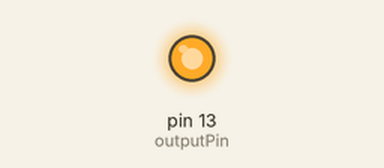
Bench run of a sketch on a simulated Arduino Uno, built with avr-gcc and run on an emulated ATmega328P. On the bench: output pins drawn as LEDs (lit = HIGH).

Above: at 0.1 s.
At 16.9 s:
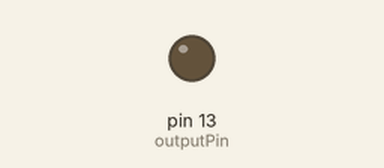
Timing chart, 0 to 19.9 s (numbered marks = the images above):
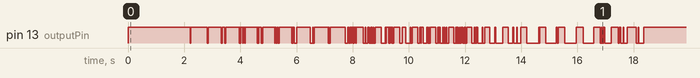

The sketch:

image_tattoo.ino
```cpp
// 32x32pixel = 1024 used bytes in memory (2048 available)

const byte grayscaleValues[] = {1,1,1,1,1,1,1,1,1,1,1,1,1,1,1,1,1,1,1,1,1,1,1,1,1,1,1,1,1,1,1,1,1,1,1,1,1,1,1,1,1,1,1,1,1,1,1,1,1,1,1,1,1,1,1,1,1,1,1,1,1,1,1,1,1,1,1,1,1,1,1,1,1,1,1,1,1,1,1,1,1,1,1,1,1,1,1,1,1,1,1,1,1,1,1,1,1,1,1,1,1,1,1,1,1,1,1,1,1,1,1,0,1,1,1,1,1,1,1,1,1,1,1,1,1,1,1,1,1,1,1,1,1,1,1,1,1,1,1,1,1,0,0,1,1,1,1,1,1,1,1,1,1,1,1,1,1,1,1,1,1,1,1,1,1,1,0,0,1,1,1,1,0,0,1,1,1,1,1,1,1,1,1,1,1,1,1,1,1,1,1,1,1,1,1,1,1,1,0,1,0,1,1,1,0,1,1,1,0,1,1,1,1,1,1,1,1,1,1,1,1,1,1,1,1,1,1,1,1,1,0,1,0,1,1,1,1,0,0,0,1,1,1,1,1,1,1,1,1,1,1,1,1,1,1,1,1,1,1,1,1,0,1,1,0,0,1,0,0,1,1,1,1,1,1,1,1,1,1,1,1,1,1,1,1,1,1,1,1,1,1,0,1,0,1,1,0,0,0,0,1,1,1,1,1,1,1,1,1,1,1,1,1,1,1,1,1,1,1,1,1,1,1,1,0,0,0,0,0,1,0,1,1,1,1,1,1,1,1,1,1,1,1,1,1,1,1,1,1,1,1,1,1,1,1,1,0,1,0,0,1,1,1,1,1,1,1,1,1,1,1,1,1,1,1,1,1,1,1,1,1,1,1,1,1,1,1,0,0,0,0,1,1,0,0,1,0,1,1,1,0,1,0,1,1,0,1,1,1,1,1,1,1,1,1,1,1,1,1,0,0,0,1,0,0,0,0,1,1,0,0,0,1,0,1,0,1,0,0,0,1,1,1,1,1,1,1,1,1,1,1,0,0,0,0,0,0,0,1,0,1,1,1,1,0,1,0,1,1,0,1,0,0,1,1,1,1,1,1,1,1,1,1,1,0,0,0,0,1,1,1,1,1,1,0,0,0,0,0,0,0,0,1,0,0,0,1,1,1,1,1,1,1,1,1,1,0,0,0,1,1,0,1,1,1,0,0,0,0,0,0,0,1,0,0,1,0,0,1,1,1,1,1,1,1,1,1,1,0,0,0,1,1,0,1,1,0,0,0,0,1,0,0,1,0,0,1,0,0,0,0,1,1,1,1,1,1,1,1,1,0,0,0,1,0,1,0,1,0,0,1,0,0,1,1,1,0,0,1,0,1,0,0,1,1,1,1,1,1,1,1,1,0,0,0,0,1,0,0,1,0,1,0,0,0,0,0,0,0,0,1,0,0,0,0,1,1,1,1,1,1,1,1,1,0,0,0,0,0,0,0,0,0,1,0,0,0,0,0,0,0,0,0,0,0,0,0,1,1,1,1,1,1,1,1,1,1,0,0,0,0,0,0,0,0,1,0,0,0,0,0,0,1,0,0,0,0,0,0,1,1,1,1,1,1,1,1,1,1,1,0,0,0,0,0,0,0,0,0,0,0,0,0,0,0,0,0,0,0,0,0,1,0,1,1,1,1,1,1,1,1,1,1,0,0,0,0,0,0,0,0,0,0,0,0,0,0,0,0,0,0,0,1,1,0,0,1,1,1,1,1,1,1,1,1,1,1,0,0,0,0,0,0,0,0,0,0,0,0,0,0,0,0,0,0,0,0,0,1,1,1,1,1,1,1,1,1,1,1,1,0,0,0,0,0,0,0,0,0,0,0,0,0,0,0,0,0,0,0,1,1,1,1,1,1,1,1,1,1,1,0,0,1,0,0,1,0,1,0,0,0,0,0,0,0,0,0,0,0,0,1,1,1,1,1,1,1,1,1,1,1,1,0,0,1,1,1,0,0,0,0,1,0,0,0,0,0,0,1,1,1,1,1,1,1,1,1,1,1,1,1,1,1,1,0,0,0,0,1,0,0,0,0,0,0,0,0,0,1,1,1,1,1,1,1,1,1,1,1,1,1,1,1,1,1,1,1,1,1,1,1,1,1,1,1,1,1,1,1,1,1,1,1,1,1,1,1,1,1,1,1,1,1,1,1,1,1,1,1,1,1,1,1,1,1,1,1,1,1,1,1,1,1,1,1,1,1,1,1,1,1,1,1,1,1,1,1,1,1,1,1,1,1,1,1,1,1,1,1,1,1,1,1,1,1,1,1,1,1,1,1,1,1,1};

const int outputPin = 13;  // Change this to your desired output pin

void setup() {
  pinMode(outputPin, OUTPUT);
  for (int i = 0; i < sizeof(grayscaleValues); i++) {
    if (grayscaleValues[i] == 0) {
      digitalWrite(outputPin, LOW);
    } else {
      digitalWrite(outputPin, HIGH);
    }
    delay(20);  // Adjust delay as needed
  }
  Serial.println("done");
}

void loop() {
}
```
